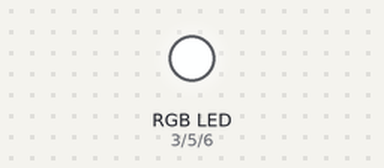
A sketch run on a simulated Arduino Uno, built with avr-gcc and run on an emulated ATmega328P. On the bench: an RGB LED mixed from three pins (HIGH = lit). What the sketch prints to the serial monitor is not drawn.

Above: at 0.05 s.
At 1.65 s:
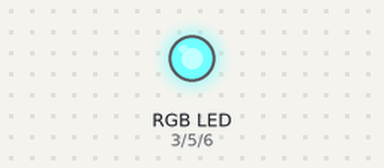
At 2.25 s:
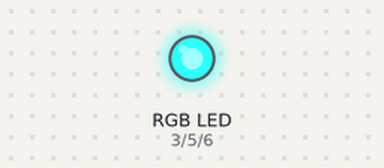
At 2.9 s:
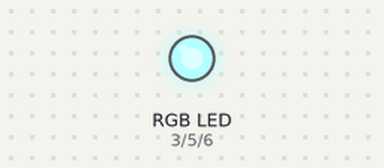
At 5.75 s:
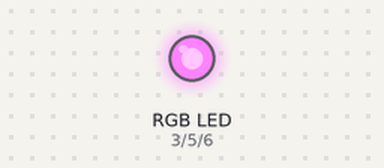
At 11.45 s:
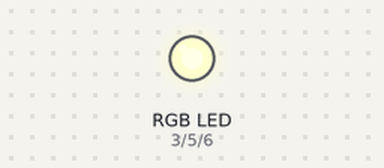
Timing chart, 0 to 16.3 s (numbered marks = the images above):
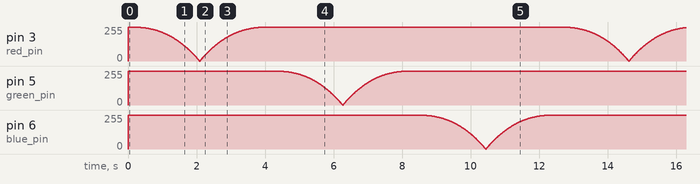

The sketch:

led_rgb_fading.ino
```cpp
/*
  RGB Fading

  Programa para piscar os leds rgb fazendo fading in e out um por um.

  O led rgb tem o catodo comum entao a logica ficou invertida:
  quando a saida está em zero o led acende e quando está em 1 (5v) o led apaga.

  O led rgb foi ligado aos pinos 3,5 e 6 respecticamente.
  O pino 4 foi pulado pois nao tem suporte a pwm nele.

  A primiera tablea de 32 valores deixou as mudancas noa suaves. A tabela de 256 ficou bom

  Aparentemente próximo ao apagado tem um problema de que o primeiro acendimento não é suave.
  Os próximos tem transições suaves como deve ser.

  Primeiro tentou-se fazer uma conta de adequacao do brilho usando math mas o uso de tabela é muito mais simples.

  A utilizacao de pgmspace para deixar a tabela na memoria flash parece ter problemas com o for ao contrário.
  Tem de fazer mais testes.

  Por enquanto esta usando milis como base de tempo

  Autor: Masaki
  Data: 6/2017

*/
//#include <avr/pgmspace.h>
//#include <math.h>

int red_pin = 3, green_pin = 5, blue_pin = 6;
int tempo = 4000; // tempo toal de fade in e out em ms


const uint8_t table[32] = {
  0,  1,  2,  3,  4,  5,  7,  9,
  12, 15, 18, 22, 27, 32, 38, 44,
  51, 58, 67, 76, 86, 96, 108, 120,
  134, 148, 163, 180, 197, 216, 235, 255
};

const uint8_t _ledTable[256] = {
  0,   1,   1,   1,   1,   1,   1,   1,   1,   1,   1,   1,   1,   1,   1,   1,
  1,   1,   1,   1,   1,   1,   1,   1,   1,   1,   1,   1,   1,   1,   1,   1,
  1,   2,   2,   2,   2,   2,   2,   2,   2,   3,   3,   3,   3,   3,   4,   4,
  4,   4,   4,   5,   5,   5,   5,   6,   6,   6,   6,   7,   7,   7,   7,   8,
  8,   8,   9,   9,   9,  10,  10,  10,  11,  11,  12,  12,  12,  13,  13,  14,
  14,  15,  15,  15,  16,  16,  17,  17,  18,  18,  19,  19,  20,  20,  21,  22,
  22,  23,  23,  24,  25,  25,  26,  26,  27,  28,  28,  29,  30,  30,  31,  32,
  33,  33,  34,  35,  36,  36,  37,  38,  39,  40,  40,  41,  42,  43,  44,  45,
  46,  46,  47,  48,  49,  50,  51,  52,  53,  54,  55,  56,  57,  58,  59,  60,
  61,  62,  63,  64,  65,  67,  68,  69,  70,  71,  72,  73,  75,  76,  77,  78,
  80,  81,  82,  83,  85,  86,  87,  89,  90,  91,  93,  94,  95,  97,  98,  99,
  101, 102, 104, 105, 107, 108, 110, 111, 113, 114, 116, 117, 119, 121, 122, 124,
  125, 127, 129, 130, 132, 134, 135, 137, 139, 141, 142, 144, 146, 148, 150, 151,
  153, 155, 157, 159, 161, 163, 165, 166, 168, 170, 172, 174, 176, 178, 180, 182,
  184, 186, 189, 191, 193, 195, 197, 199, 201, 204, 206, 208, 210, 212, 215, 217,
  219, 221, 224, 226, 228, 231, 233, 235, 238, 240, 243, 245, 248, 250, 253, 255
};

void setup() {
  pinMode(red_pin, OUTPUT);
  pinMode(green_pin, OUTPUT);
  pinMode(blue_pin, OUTPUT);

  Serial.begin(9600);

  analogWrite(blue_pin, 255);
  analogWrite(green_pin, 255);
  analogWrite(red_pin, 255);

  Serial.println("Inicio");
  Serial.println((int) round( (float) tempo / 2 / 256));
}

void loop() {
  fade_rgb(tempo);
}

void fade_rgb(int tempo) {
  int  i, j;
  int rgb[] = {red_pin, green_pin, blue_pin};

  for (j = 0; j < 3; j++) { // loop para r, g e b
    for (i = 0; i <= 255; i++) { // fade in
      analogWrite(rgb[j], 255 - _ledTable[i]);
      Serial.println(_ledTable[i]);
      delay((int) round( (float) tempo / 2 / 256));
    }

    for (i = 255; i >= 0; i--) { // fade out
      analogWrite(rgb[j], 255 - _ledTable[i]);
      Serial.println(_ledTable[i]);
      delay((int) round( (float) tempo / 2 / 256));
    }
  }
}
```
